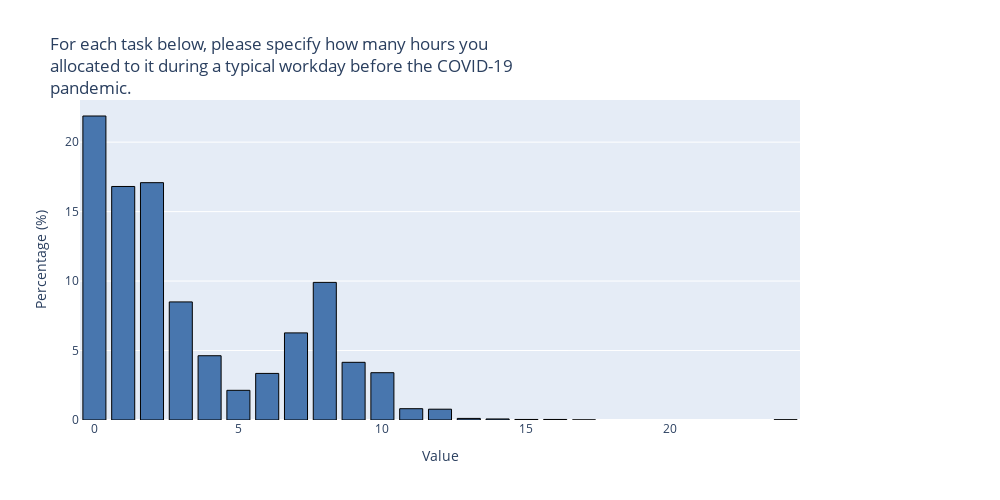

Notebook cell for this chart:
### Code cell
q10 = NumericQuestion("DE10", df_numeric, meta_numeric)
fig10 = q10.distribution(display=False)
fig10.show()

#pio.write_html(fig10, "DE10.html", include_plotlyjs='cdn', full_html=False)

### Figure 1 — Plotly figure (JSON) as saved in the notebook; plotly's stock layout.template omitted (floating-point values rounded to 4 significant figures)
{"data": [{"customdata": [[0, 8490], [1, 6522], [2, 6628], [3, 3298], [4, 1795], [5, 829], [6, 1301], [7, 2433], [8, 3843], [9, 1611], [10, 1321], [11, 316], [12, 302], [13, 44], [14, 29], [15, 15], [16, 15], [17, 2], [24, 7]], "hovertemplate": "Value: %{customdata[0]}<br>Total: %{customdata[1]}<extra></extra>", "marker": {"color": "#4876AE", "line": {"color": "black", "width": 1}}, "type": "bar", "x": [0.0, 1.0, 2.0, 3.0, 4.0, 5.0, 6.0, 7.0, 8.0, 9.0, 10.0, 11.0, 12.0, 13.0, 14.0, 15.0, 16.0, 17.0, 24.0], "y": [21.88, 16.81, 17.08, 8.5, 4.626, 2.137, 3.353, 6.27, 9.904, 4.152, 3.405, 0.8144, 0.7783, 0.1134, 0.07474, 0.03866, 0.03866, 0.005155, 0.01804]}], "layout": {"height": 500, "margin": {"r": 200}, "title": {"text": "For each task below, please specify how many hours you<br>allocated to it during a typical workday before the COVID-19<br>pandemic."}, "width": 1000, "xaxis": {"title": {"text": "Value"}}, "yaxis": {"title": {"text": "Percentage (%)"}}}}
